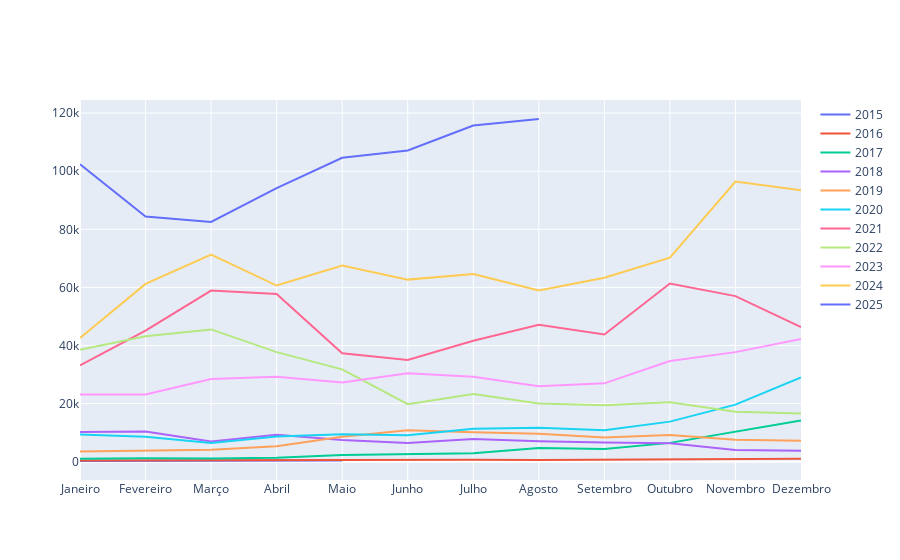

Here is the notebook cell this chart was saved with:
### Code cell
fig.show()

### Figure 1 — Plotly figure (JSON) as saved in the notebook; plotly's stock layout.template omitted (floating-point values rounded to 4 significant figures)
{"data": [{"mode": "lines", "name": "2015", "type": "scatter", "x": [0, 1, 2, 3, 4], "y": [230.1, 236.1, 314.2, 377.3, 430.6]}, {"mode": "lines", "name": "2016", "type": "scatter", "x": [0, 1, 2, 3, 4, 5, 6, 7, 8, 9, 10, 11], "y": [368.8, 437.7, 416.7, 448.3, 531.4, 673.3, 624.7, 575.5, 609.7, 701.0, 745.7, 963.7]}, {"mode": "lines", "name": "2017", "type": "scatter", "x": [0, 1, 2, 3, 4, 5, 6, 7, 8, 9, 10, 11], "y": [970.4, 1180.0, 1072.0, 1348.0, 2286.0, 2481.0, 2875.0, 4703.0, 4339.0, 6468.0, 10230.0, 14160.0]}, {"mode": "lines", "name": "2018", "type": "scatter", "x": [0, 1, 2, 3, 4, 5, 6, 7, 8, 9, 10, 11], "y": [10220.0, 10400.0, 6974.0, 9241.0, 7494.0, 6404.0, 7780.0, 7038.0, 6626.0, 6318.0, 4017.0, 3743.0]}, {"mode": "lines", "name": "2019", "type": "scatter", "x": [0, 1, 2, 3, 4, 5, 6, 7, 8, 9, 10, 11], "y": [3458.0, 3855.0, 4105.0, 5351.0, 8575.0, 10820.0, 10090.0, 9631.0, 8294.0, 9200.0, 7570.0, 7194.0]}, {"mode": "lines", "name": "2020", "type": "scatter", "x": [0, 1, 2, 3, 4, 5, 6, 7, 8, 9, 10, 11], "y": [9351.0, 8600.0, 6439.0, 8659.0, 9461.0, 9138.0, 11320.0, 11680.0, 10780.0, 13780.0, 19630.0, 29000.0]}, {"mode": "lines", "name": "2021", "type": "scatter", "x": [0, 1, 2, 3, 4, 5, 6, 7, 8, 9, 10, 11], "y": [33110.0, 45140.0, 58920.0, 57750.0, 37330.0, 35040.0, 41630.0, 47170.0, 43790.0, 61320.0, 57010.0, 46310.0]}, {"mode": "lines", "name": "2022", "type": "scatter", "x": [0, 1, 2, 3, 4, 5, 6, 7, 8, 9, 10, 11], "y": [38480.0, 43190.0, 45540.0, 37710.0, 31790.0, 19780.0, 23340.0, 20050.0, 19430.0, 20500.0, 17170.0, 16550.0]}, {"mode": "lines", "name": "2023", "type": "scatter", "x": [0, 1, 2, 3, 4, 5, 6, 7, 8, 9, 10, 11], "y": [23140.0, 23150.0, 28480.0, 29270.0, 27220.0, 30480.0, 29230.0, 25930.0, 26970.0, 34670.0, 37710.0, 42270.0]}, {"mode": "lines", "name": "2024", "type": "scatter", "x": [0, 1, 2, 3, 4, 5, 6, 7, 8, 9, 10, 11], "y": [42580.0, 61200.0, 71330.0, 60640.0, 67490.0, 62680.0, 64620.0, 58970.0, 63330.0, 70220.0, 96450.0, 93430.0]}, {"mode": "lines", "name": "2025", "type": "scatter", "x": [0, 1, 2, 3, 4, 5, 6, 7], "y": [102400.0, 84370.0, 82550.0, 94210.0, 104600.0, 107100.0, 115800.0, 118000.0]}], "layout": {"xaxis": {"ticktext": ["Janeiro", "Fevereiro", "Março", "Abril", "Maio", "Junho", "Julho", "Agosto", "Setembro", "Outubro", "Novembro", "Dezembro"], "tickvals": [0, 1, 2, 3, 4, 5, 6, 7, 8, 9, 10, 11]}}}
